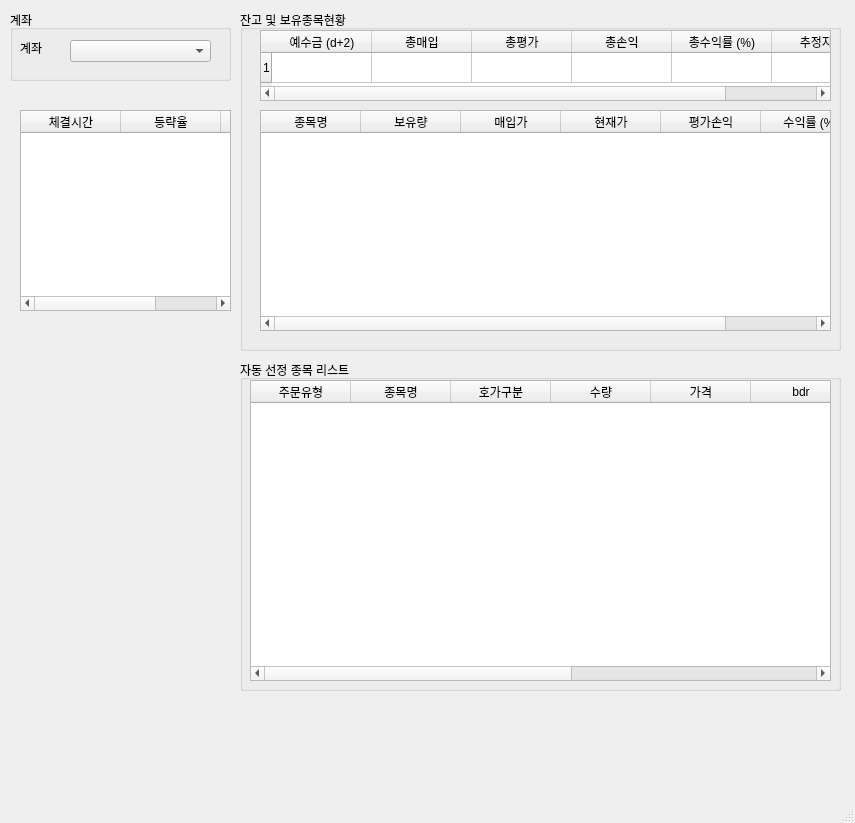
<?xml version="1.0" encoding="UTF-8"?>
<ui version="4.0">
 <class>MainWindow</class>
 <widget class="QMainWindow" name="MainWindow">
  <property name="geometry">
   <rect>
    <x>0</x>
    <y>0</y>
    <width>855</width>
    <height>823</height>
   </rect>
  </property>
  <property name="windowTitle">
   <string>PyTrader v0.4</string>
  </property>
  <property name="windowIcon">
   <iconset>
    <normaloff>icon.png</normaloff>icon.png</iconset>
  </property>
  <property name="windowOpacity">
   <double>51.000000000000000</double>
  </property>
  <widget class="QWidget" name="centralwidget">
   <widget class="QGroupBox" name="groupBox">
    <property name="geometry">
     <rect>
      <x>10</x>
      <y>10</y>
      <width>221</width>
      <height>71</height>
     </rect>
    </property>
    <property name="title">
     <string>계좌</string>
    </property>
    <widget class="QLabel" name="label">
     <property name="geometry">
      <rect>
       <x>10</x>
       <y>30</y>
       <width>31</width>
       <height>16</height>
      </rect>
     </property>
     <property name="text">
      <string>계좌</string>
     </property>
    </widget>
    <widget class="QComboBox" name="comboBox">
     <property name="geometry">
      <rect>
       <x>60</x>
       <y>30</y>
       <width>141</width>
       <height>22</height>
      </rect>
     </property>
    </widget>
   </widget>
   <widget class="QGroupBox" name="groupBox_2">
    <property name="geometry">
     <rect>
      <x>240</x>
      <y>10</y>
      <width>601</width>
      <height>341</height>
     </rect>
    </property>
    <property name="title">
     <string>잔고 및 보유종목현황</string>
    </property>
    <widget class="QTableWidget" name="tableWidget">
     <property name="geometry">
      <rect>
       <x>20</x>
       <y>20</y>
       <width>571</width>
       <height>71</height>
      </rect>
     </property>
     <property name="gridStyle">
      <enum>Qt::SolidLine</enum>
     </property>
     <property name="sortingEnabled">
      <bool>false</bool>
     </property>
     <property name="wordWrap">
      <bool>true</bool>
     </property>
     <property name="rowCount">
      <number>1</number>
     </property>
     <attribute name="horizontalHeaderVisible">
      <bool>true</bool>
     </attribute>
     <attribute name="horizontalHeaderCascadingSectionResizes">
      <bool>false</bool>
     </attribute>
     <attribute name="horizontalHeaderStretchLastSection">
      <bool>false</bool>
     </attribute>
     <row/>
     <column>
      <property name="text">
       <string>예수금 (d+2)</string>
      </property>
     </column>
     <column>
      <property name="text">
       <string>총매입</string>
      </property>
     </column>
     <column>
      <property name="text">
       <string>총평가</string>
      </property>
     </column>
     <column>
      <property name="text">
       <string>총손익</string>
      </property>
     </column>
     <column>
      <property name="text">
       <string>총수익률 (%)</string>
      </property>
     </column>
     <column>
      <property name="text">
       <string>추정자산</string>
      </property>
     </column>
    </widget>
    <widget class="QTableWidget" name="tableWidget_2">
     <property name="geometry">
      <rect>
       <x>20</x>
       <y>100</y>
       <width>571</width>
       <height>221</height>
      </rect>
     </property>
     <property name="autoFillBackground">
      <bool>false</bool>
     </property>
     <attribute name="horizontalHeaderVisible">
      <bool>true</bool>
     </attribute>
     <attribute name="horizontalHeaderCascadingSectionResizes">
      <bool>false</bool>
     </attribute>
     <attribute name="horizontalHeaderHighlightSections">
      <bool>true</bool>
     </attribute>
     <attribute name="horizontalHeaderShowSortIndicator" stdset="0">
      <bool>false</bool>
     </attribute>
     <attribute name="horizontalHeaderStretchLastSection">
      <bool>false</bool>
     </attribute>
     <column>
      <property name="text">
       <string>종목명</string>
      </property>
     </column>
     <column>
      <property name="text">
       <string>보유량</string>
      </property>
     </column>
     <column>
      <property name="text">
       <string>매입가</string>
      </property>
     </column>
     <column>
      <property name="text">
       <string>현재가</string>
      </property>
     </column>
     <column>
      <property name="text">
       <string>평가손익</string>
      </property>
     </column>
     <column>
      <property name="text">
       <string>수익률 (%)</string>
      </property>
     </column>
    </widget>
    <widget class="QCheckBox" name="checkBox">
     <property name="geometry">
      <rect>
       <x>420</x>
       <y>490</y>
       <width>81</width>
       <height>16</height>
      </rect>
     </property>
     <property name="text">
      <string>실시간 조회</string>
     </property>
    </widget>
    <widget class="QPushButton" name="pushButton_2">
     <property name="geometry">
      <rect>
       <x>510</x>
       <y>490</y>
       <width>81</width>
       <height>23</height>
      </rect>
     </property>
     <property name="text">
      <string>조회</string>
     </property>
    </widget>
   </widget>
   <widget class="QGroupBox" name="groupBox_3">
    <property name="geometry">
     <rect>
      <x>240</x>
      <y>360</y>
      <width>601</width>
      <height>331</height>
     </rect>
    </property>
    <property name="title">
     <string>자동 선정 종목 리스트</string>
    </property>
    <widget class="QTableWidget" name="tableWidget_3">
     <property name="geometry">
      <rect>
       <x>10</x>
       <y>20</y>
       <width>581</width>
       <height>301</height>
      </rect>
     </property>
     <column>
      <property name="text">
       <string>주문유형</string>
      </property>
     </column>
     <column>
      <property name="text">
       <string>종목명</string>
      </property>
     </column>
     <column>
      <property name="text">
       <string>호가구분</string>
      </property>
     </column>
     <column>
      <property name="text">
       <string>수량</string>
      </property>
     </column>
     <column>
      <property name="text">
       <string>가격</string>
      </property>
     </column>
     <column>
      <property name="text">
       <string>bdr</string>
      </property>
     </column>
     <column>
      <property name="text">
       <string>pr</string>
      </property>
     </column>
     <column>
      <property name="text">
       <string>lr</string>
      </property>
     </column>
     <column>
      <property name="text">
       <string>상태</string>
      </property>
     </column>
    </widget>
   </widget>
   <widget class="QTableWidget" name="tableWidget_4">
    <property name="geometry">
     <rect>
      <x>20</x>
      <y>110</y>
      <width>211</width>
      <height>201</height>
     </rect>
    </property>
    <property name="autoFillBackground">
     <bool>false</bool>
    </property>
    <attribute name="horizontalHeaderVisible">
     <bool>true</bool>
    </attribute>
    <attribute name="horizontalHeaderCascadingSectionResizes">
     <bool>false</bool>
    </attribute>
    <attribute name="horizontalHeaderHighlightSections">
     <bool>true</bool>
    </attribute>
    <attribute name="horizontalHeaderShowSortIndicator" stdset="0">
     <bool>false</bool>
    </attribute>
    <attribute name="horizontalHeaderStretchLastSection">
     <bool>false</bool>
    </attribute>
    <column>
     <property name="text">
      <string>체결시간</string>
     </property>
    </column>
    <column>
     <property name="text">
      <string>등략율</string>
     </property>
    </column>
    <column>
     <property name="text">
      <string>거래량</string>
     </property>
    </column>
   </widget>
  </widget>
  <widget class="QMenuBar" name="menubar">
   <property name="geometry">
    <rect>
     <x>0</x>
     <y>0</y>
     <width>855</width>
     <height>21</height>
    </rect>
   </property>
  </widget>
  <widget class="QStatusBar" name="statusbar"/>
 </widget>
 <resources/>
 <connections/>
</ui>
